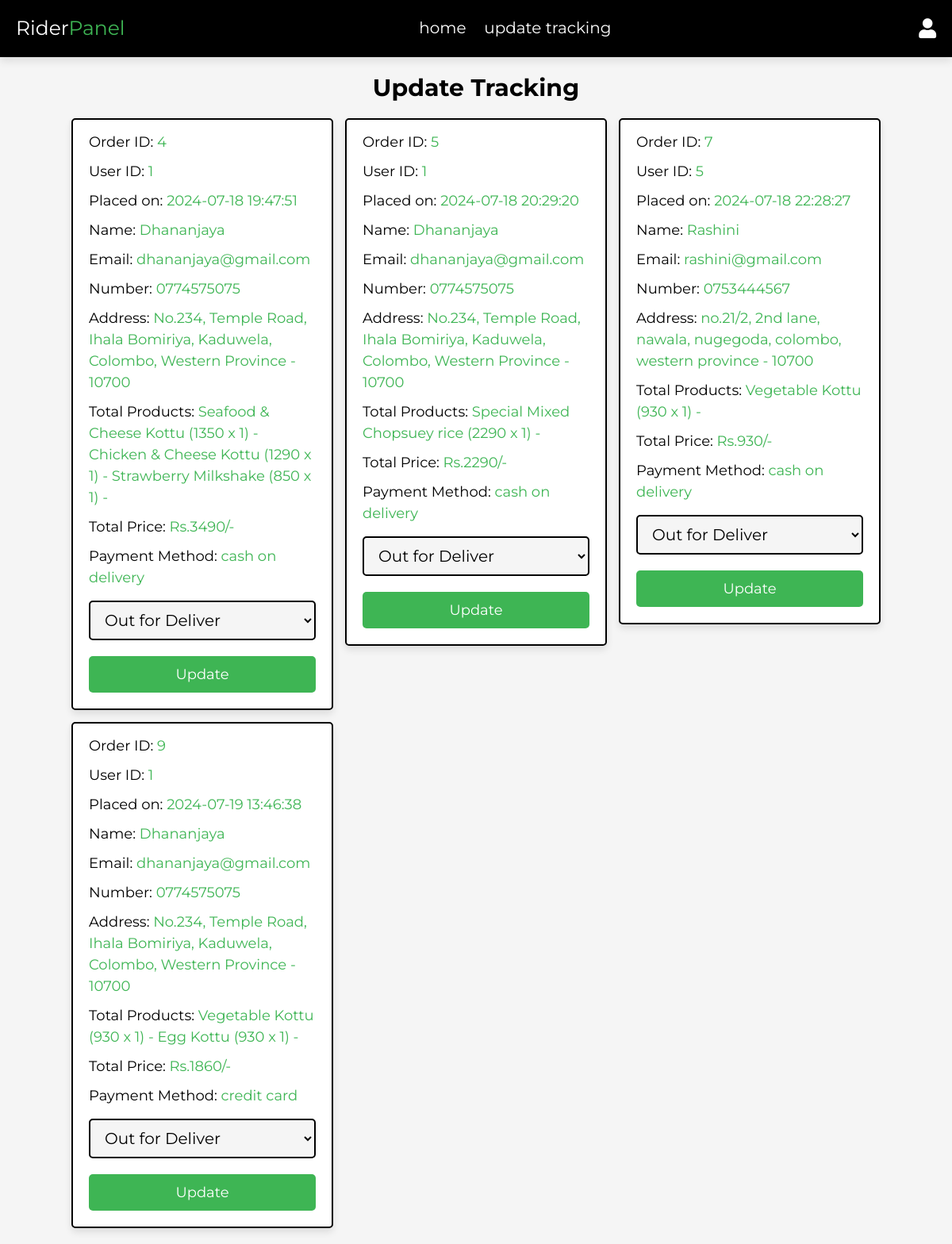
Screenshot of /Neluma/rider/update_tracking.php (signed in) with the database file from the repository.
### tables this page shows
CREATE TABLE IF NOT EXISTS `orders` (
  `id` int NOT NULL AUTO_INCREMENT,
  `user_id` int NOT NULL,
  `name` varchar(50) NOT NULL,
  `number` varchar(10) NOT NULL,
  `email` varchar(100) NOT NULL,
  `method` varchar(50) NOT NULL,
  `address` varchar(500) NOT NULL,
  `total_products` varchar(1000) NOT NULL,
  `total_price` int NOT NULL,
  `placed_on` datetime NOT NULL DEFAULT CURRENT_TIMESTAMP,
  `order_status` varchar(50) NOT NULL DEFAULT 'pending',
  `rider_id` int NOT NULL,
  PRIMARY KEY (`id`),
  KEY `FK_user` (`user_id`),
  KEY `FK_rider` (`rider_id`)
);

### Neluma/rider/update_tracking.php (the view, shortened to what this page needs)
<!DOCTYPE html>
<html lang="en">
<head>
    <link rel="stylesheet" href="https://cdnjs.cloudflare.com/ajax/libs/font-awesome/6.1.1/css/all.min.css">
    <link rel="stylesheet" href="../css/rider_style.css">
</head>
<body>
<?php include '../components/rider_header.php'; ?>
<section class="placed-orders">
    <h1 class="heading">Update Tracking</h1>
    <div class="box-container">
        <?php
        $select_orders = $conn->prepare("SELECT * FROM `orders` WHERE rider_id = ? AND order_status NOT IN ('delivered', 'received the money', 'parcel returned')");
        $select_orders->execute([$rider_id]);
        if ($select_orders->rowCount() > 0) {
            while ($fetch_orders = $select_orders->fetch(PDO::FETCH_ASSOC)) {
                $order_id = $fetch_orders['id'];
                $order_status = $fetch_orders['order_status'];
                $method = $fetch_orders['method'];
                ?>
                <div class="box">
                    <p>Order ID: <span><?= $order_id; ?></span></p>
                    <p>User ID: <span><?= $fetch_orders['user_id']; ?></span></p>
                    <p>Placed on: <span><?= $fetch_orders['placed_on']; ?></span></p>
                    <p>Name: <span><?= $fetch_orders['name']; ?></span></p>
                    <p>Email: <span><?= $fetch_orders['email']; ?></span></p>
                    <p>Number: <span><?= $fetch_orders['number']; ?></span></p>
                    <p>Address: <span><?= $fetch_orders['address']; ?></span></p>
                    <p>Total Products: <span><?= $fetch_orders['total_products']; ?></span></p>
                    <p>Total Price: <span>Rs.<?= $fetch_orders['total_price']; ?>/-</span></p>
                    <p>Payment Method: <span><?= $method; ?></span></p>
                    <form action="" method="POST">
                        <select name="order_status" class="drop-down">
                            <?php if ($order_status !== 'out for deliver') { ?>
                                <option value="out for deliver">Out for Deliver</option>
                            <?php } ?>
                        </select>
                        <div class="flex-btn">
                            <input type="submit" value="Update" class="btn" name="update_tracking">
                        </div>
                    </form>
                </div>
                <?php
            }
        } else {
            echo '<p class="empty">No orders ready to deliver yet!</p>';
        }
        ?>
    </div>
</section>
</body>
</html>

### Neluma/css/rider_style.css (style rules this page uses)
:root { --main-color:#3EB554; --red:#b81807; --orange:#f39c12; --black:#000000; --white:#fff; --light-bg:#f5f5f5; --light-color:#999; --border:.2rem solid var(--black); --box-shadow:0 .5rem 1rem rgba(0,0,0,.1); }
* { font-family: 'Montserrat', sans-serif; margin:0; padding:0; box-sizing: border-box; text-decoration: none; outline: none; border:none; }
html { font-size: 62.5%; overflow-x: hidden; }
body { background-color: var(--light-bg); }
section { max-width: 1200px; margin:0 auto; padding:2rem; }
.btn, .delete-btn, .option-btn { display: block; margin-top: 1rem; border-radius: .5rem; cursor: pointer; width: 100%; font-size: 1.8rem; color:var(--white); padding:1.2rem 3rem; text-transform: capitalize; text-align: center; }
.btn { background-color: var(--main-color); }
.flex-btn { display: flex; gap:1rem; }
.heading { text-align: center; margin-bottom: 2rem; text-transform: capitalize; color:var(--black); font-size: 3rem; }
.placed-orders .box-container { display: grid; grid-template-columns: repeat(auto-fit, 33rem); gap:1.5rem; justify-content: center; align-items: flex-start; }
.placed-orders .box-container .box { background-color: var(--white); border-radius: .5rem; box-shadow: var(--box-shadow); border:var(--border); padding:2rem; padding-top: 1rem; }
.placed-orders .box-container .box p { padding: .5rem 0; line-height: 1.5; font-size: 1.8rem; color:var(--black); }
.placed-orders .box-container .box p span { color:var(--main-color); }
.placed-orders .box-container .box .drop-down { width: 100%; margin:1rem 0; background-color: var(--light-bg); padding:1rem 1.4rem; font-size: 2rem; color:var(--black); border:var(--border); border-radius: .5rem; }

### rows the page displays
orders: id "4", user "1", placed_on "2024-07-18 19:47:51", name "Dhananjaya", email "dhananjaya@gmail.com", number "0774575075", address "No.234, Temple Road, Ihala Bomiriya, Kaduwela, Colombo, Western Province - 10700", total_products "Seafood & Cheese Kottu (1350 x 1) - Chicken & Cheese Kottu (1290 x 1) - Strawberry Milkshake (850 x 1) -", total_price "3490", method "cash on delivery", order_status "Out for Deliver"
orders: id "5", user "1", placed_on "2024-07-18 20:29:20", name "Dhananjaya", email "dhananjaya@gmail.com", number "0774575075", address "No.234, Temple Road, Ihala Bomiriya, Kaduwela, Colombo, Western Province - 10700", total_products "Special Mixed Chopsuey rice (2290 x 1) -", total_price "2290", method "cash on delivery", order_status "Out for Deliver"
orders: id "7", user "5", placed_on "2024-07-18 22:28:27", name "Rashini", email "rashini@gmail.com", number "0753444567", address "no.21/2, 2nd lane, nawala, nugegoda, colombo, western province - 10700", total_products "Vegetable Kottu (930 x 1) -", total_price "930", method "cash on delivery", order_status "Out for Deliver"
orders: id "9", user "1", placed_on "2024-07-19 13:46:38", name "Dhananjaya", email "dhananjaya@gmail.com", number "0774575075", address "No.234, Temple Road, Ihala Bomiriya, Kaduwela, Colombo, Western Province - 10700", total_products "Vegetable Kottu (930 x 1) - Egg Kottu (930 x 1) -", total_price "1860", method "credit card", order_status "Out for Deliver"
